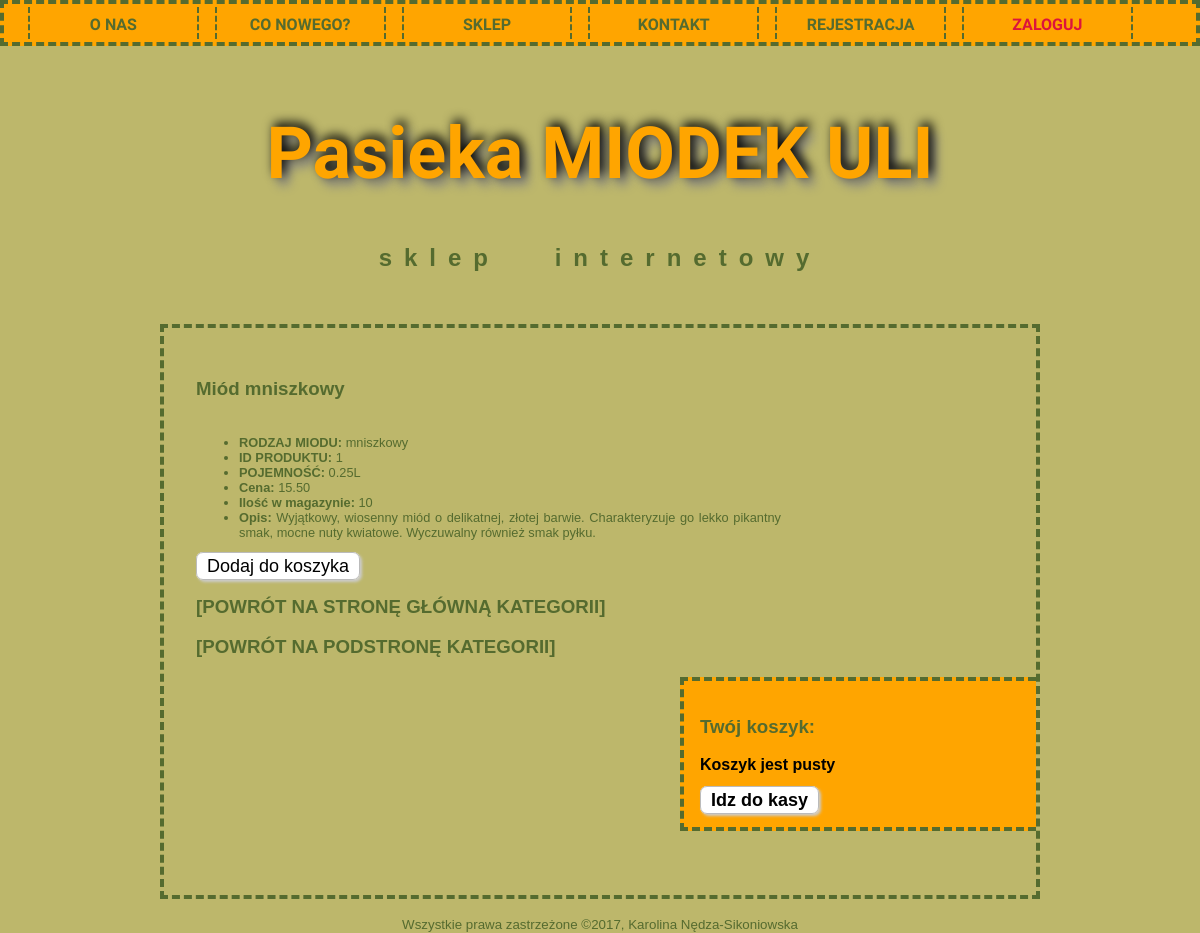
/ten_sloik_miodu.php?id_mp=1, run on the app's committed database.
### tables this page shows
CREATE TABLE `miody` (
  `id_miod` tinyint(4) NOT NULL,
  `nazwa_m` varchar(50) NOT NULL,
  `opis_m` text NOT NULL
);

CREATE TABLE `miod_poj` (
  `id_mp` tinyint(4) NOT NULL,
  `rodzaj` tinyint(4) NOT NULL,
  `pojemnosc` tinyint(4) NOT NULL,
  `cena` decimal(10,2) NOT NULL,
  `stan` int(10) UNSIGNED NOT NULL
);

CREATE TABLE `pojemnosc` (
  `id_poj` int(11) NOT NULL,
  `nazwa_poj` varchar(11) NOT NULL
);

### ten_sloik_miodu.php (the view, shortened to what this page needs)
<?php
require "funkcje_sklep.php";
$id_mp = $_GET['id_mp'];
$miod = pobierz_szczegoly_miodu($id_mp);
?>
<!DOCTYPE html>
<html lang="pl-PL">
  <head>
	<link rel="stylesheet" href="styl1.css" type="text/css">
  </head>
 <body>
<div id="top"><nav>
	<div class="nav"><a href="index.php">o nas</a></div>
    <div class="nav"><a href="news.php">co nowego?</a></div>
    <div class="nav"><a href="sklep.php">sklep</a></div>
	<div class="nav"><a href="kontakt.php">kontakt</a></div>
    <?php
	if (isset($_SESSION['zalogowany'])&&$_SESSION['zalogowany']==true)
	{
		echo '<div class="nav"><a href="user_start.php">twoje konto</a></div>';
	}
	else
	{
		echo '<div class="nav"><a href="register.php">rejestracja</a></div>';
	}
	?>
	<?php
	if (isset($_SESSION['zalogowany'])&&$_SESSION['zalogowany']==true)
	{
		echo '<div class="nav"><a href="logout.php"><span style="color:crimson;">wyloguj</span></a></div>';
	}
	else
	{
		echo '<div class="nav"><a href="login.php"><span style="color:crimson;">zaloguj</span></a></div>';
	}
	?>
</nav></div>
 <div id="logo">
	<h1>Pasieka MIODEK ULI</h1>
	<h2>sklep internetowy</h2>
 </div>
 <div id="main">
	<div id="maincontent">
	<h3><?php echo "Miód ".$miod['nazwa_m']; ?></h3>
<?php
wyswietl_szczegoly_mp($miod);
$akcja = "ten_sloik_miodu.php?id_mp=".$id_mp;
przycisk($akcja."&nowy=".$id_mp, "Dodaj do koszyka");
?>
<a href="sklep.php"><h3>[POWRÓT NA STRONĘ GŁÓWNĄ KATEGORII]</h3></a>
<a href="<?php echo "show_me_my_miod.php?id_miod=".$miod['id_miod'];?>"><h3>[POWRÓT NA PODSTRONĘ KATEGORII]</h3></a>
</div>
	<aside id="basket">
		<div>
		<h3>Twój koszyk:</h3>
<?php
if(($_SESSION['koszyk']) && (array_count_values($_SESSION['koszyk'])))
{
	pokaz_koszyk($_SESSION['koszyk']);
}
else
{
	echo "<p>Koszyk jest pusty</p>";
}
?>
		</div>
	</aside>
 </div>
 <footer>
	 <small>Wszystkie prawa zastrzeżone &copy;2017, <a href="mailto:karolcia999@gmail.com">Karolina Nędza-Sikoniowska</a></small>
 </footer>
 </body>
 </html>

### funkcje_sklep.php (shortened to what this page needs)
<?php
function pobierz_szczegoly_miodu($id_mp)
{
				try
				{
					$connection = polacz();
					if($connection->connect_errno!=0)
					{
						throw new Exception(mysqli_connect_errno());
					}
					else
					{
						$query = "SELECT M.nazwa_m, M.id_miod, MP.id_mp, P.nazwa_poj, M.opis_m, MP.cena, MP.stan
						FROM miody AS M, miod_poj AS MP, pojemnosc AS P
						WHERE MP.rodzaj = M.id_miod AND MP.pojemnosc = P.id_poj AND MP.id_mp = '$id_mp';";
						$result = $connection->query($query);
						if(!$result) throw new Exception($connection->error);
						else
						{
							$result = @$result->fetch_assoc();
						}
						return $result;
					}
				}
				catch(Exception $err)
				{
					blad($err);
				}
}
function wyswietl_szczegoly_mp($miod)
{
  if (is_array($miod))
  {
    echo "<table><tr>";
    echo "<td><ul>";
    echo "<li><strong>RODZAJ MIODU:</strong> ";
    echo $miod['nazwa_m'];
    echo "</li><li><strong>ID PRODUKTU:</strong> ";
    echo $miod['id_mp'];
	echo "<li><strong>POJEMNOŚĆ:</strong> ";
    echo $miod['nazwa_poj'];
    echo "</li><li><strong>Cena:</strong> ";
    echo $miod['cena'];
	echo "<li><strong>Ilość w magazynie:</strong> ";
    echo $miod['stan'];
    echo "</li><li><strong>Opis:</strong> ";
    echo $miod['opis_m'];
    echo "</li></ul></td></tr></table>";
  }
  else {
    echo "Dane miodu niedostępne. Wróć tu za chwilkę.";
  }
}
function przycisk($cel, $dzialanie) {
  echo '<a href="'.$cel.'" class="button">'.$dzialanie.'</a>';
}
?>

### styl1.css (style rules this page uses)
body { background-color: darkkhaki; font-size: medium; font-family: Calibri, sans-serif; margin: 0 !important; }
nav { width: auto; padding: 0.2em 1em; font-family: 'Cabin Sketch', cursive; font-size: 1em; font-weight: bold; text-transform: uppercase; text-align: center; color: darkolivegreen; background-color: orange; list-style-type: none; border: 4px dashed; margin-left: auto; margin-right: auto; }
.nav { float: left; margin-left: 0.5em; margin-right: 0.5em; padding: 0.5em 0.5em; margin-top: 0; border-right: 2px dashed; border-left: 2px dashed; background-color: orange; min-width: 13% ; height:1em; }
#top { margin-left: auto; margin-right: auto; }
#logo { padding: 1em 0; border: 0px; margin-right: auto; margin-left: auto; }
#main { width: 70%; padding-right: 0em; padding-left: 2em; padding-top: 2em; padding-bottom: 4em; margin-right: auto; margin-left: auto; margin-top: 1em; margin-bottom: 1em; color: darkolivegreen; text-align: justify; border: 4px dashed; }
#maincontent { float: left; width: auto; max-width: 70%; }
aside { float: right; padding: 1em; border-top: 4px dashed; border-bottom: 4px dashed; border-left: 4px dashed; color: darkolivegreen; background-color: orange; font-weight: bold; width: 20em; }
footer { clear: both; text-align: center; color: darkolivegreen; }
h1 { color: orange; font-family: 'Cabin Sketch', cursive; font-size: 4.5em; text-align: center; text-shadow: .05em -.05em 0.15em black, .1em .1em 0.15em gray; }
h2 { word-spacing: 1.5em; letter-spacing: 0.5em; text-align: center; color: darkolivegreen; }
p { color: black; }
a { text-decoration: none; color: darkolivegreen; }
#basket { background: url('img/mono-basket.png'); background-size: 6em 6em; background-repeat: no-repeat; background-position: 90% 0%; background-color: orange; }
.button { background-color: white; border: 1px solid #bbbbbb; -moz-border-radius: 7px; -webkit-border-radius: 7px; border-radius: 7px; -moz-box-shadow: 2px 2px 3px #cccccc; -webkit-box-shadow: 2px 2px 3px #cccccc; box-shadow: 2px 2px 3px #cccccc; text-decoration: none; color: black; font-family: Calibri, sans-serif; font-size: 18px; outline: none; padding: 3px 10px; }
table { font-size: 0.8em; margin-left: 0%; padding-left: 0; }

### data on the page
miody: nazwa_m "mniszkowy", miod_poj.id_mp "1", pojemnosc.nazwa_poj "0.25L", miod_poj.cena "15.50", miod_poj.stan "10", opis_m "Wyjątkowy, wiosenny miód o delikatnej, złotej barwie. Charakteryzuje go lekko pikantny smak, mocne nuty kwiatowe. Wyczuwalny również smak pyłku."

### other printed values
$dzialanie "Dodaj do koszyka Idz do kasy"
